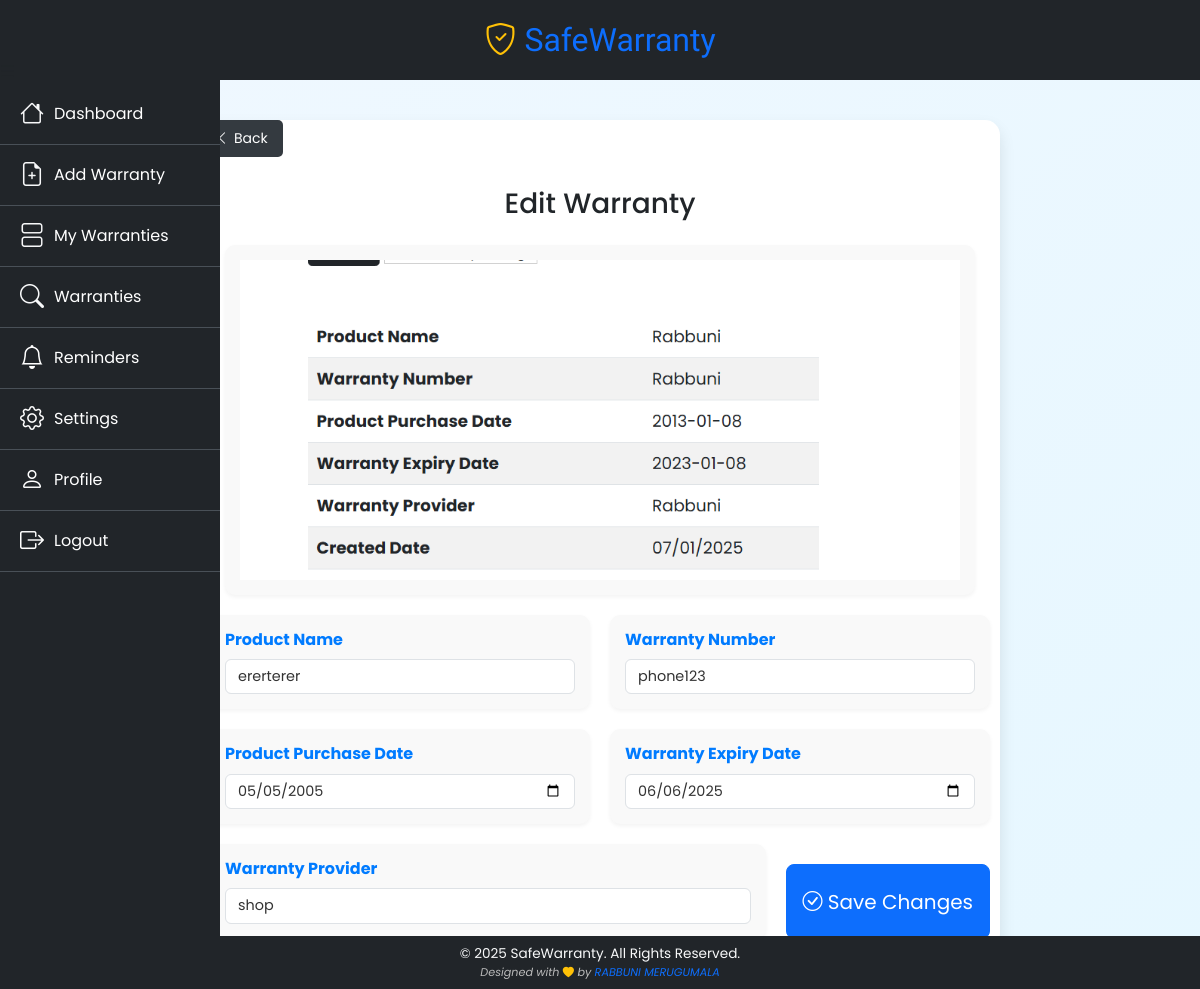
Screenshot of /warranty/edit_warranty/1 (signed in) with the database file from the repository.
### models/__init__.py (models this page shows, shortened)
class WarrantyCard(db.Model):
    __tablename__ = 'warranty_card'
    id = db.Column(db.Integer, primary_key=True)
    image = db.Column(db.String(200), nullable=True)  # Path to the uploaded image
    product_name = db.Column(db.String(100), nullable=False)
    warranty_number = db.Column(db.String(80), unique=True, nullable=False)
    product_purchase_date = db.Column(db.Date(), nullable=False)
    warranty_expiry_date = db.Column(db.Date(), nullable=False)
    warranty_provider = db.Column(db.String(500))
    created_at = db.Column(db.DateTime(timezone=True), server_default=func.now())
    updated_at = db.Column(db.DateTime(timezone=True), server_default=func.now())
    category_id = db.Column(db.Integer, db.ForeignKey('category.id'), nullable=True)
    subcategory_id = db.Column(db.Integer, db.ForeignKey('subcategory.id'), nullable=True)
    category = db.relationship('Category', backref='warranties')
    subcategory = db.relationship('Subcategory', backref='warranties')
    user_id = db.Column(db.Integer, db.ForeignKey('user.id'))
    user = db.relationship('User', backref='user_warranties')  # Changed 'warranties' to 'user_warranties'

### warranty_mgmt/routes.py (the view, shortened to what this page needs)
@warranty_mgmt.route('/edit_warranty/<int:warranty_id>', methods=['GET', 'POST'])
@login_required
def edit_warranty(warranty_id):
    warranty = WarrantyCard.query.get_or_404(warranty_id)
    if warranty.user_id != current_user.id:
        flash("You do not have permission to edit this warranty.", "danger")
        return redirect(url_for('warranty_mgmt.get_warranties'))
    form = EditWarrantyCard(request.form)
    existing_image_url = url_for('static', filename=f'uploads/{warranty.image}') if warranty.image else None
    return render_template('warranty_mgmt/edit_warranty.html', form=form, existing_image_url=existing_image_url,
                           warranty=warranty)

### schemas/__init__.py
class EditWarrantyCard(Form):
    image = FileField('Product Image')
    product_name = StringField('first_name', [validators.Length(min=2, max=50), validators.DataRequired()])
    warranty_number = StringField('last_name', [validators.Length(min=2, max=50), validators.DataRequired()])
    product_purchase_date = DateField('product_purchase_date', format="%Y-%m-%d")
    warranty_expiry_date = DateField('warranty_expiry_date', format="%Y-%m-%d")
    warranty_provider = StringField('warranty_Provider', [validators.Length(min=4, max=50), validators.DataRequired()])

### main.py (called while the page is built)
@login_manager.user_loader
def load_user(user_id):
    return User.query.get(int(user_id))

@app.teardown_appcontext
def shutdown_session(exception=None):
    db.session.remove()

### templates/warranty_mgmt/edit_warranty.html (shortened to what this page needs)
{% extends 'base.html' %}
{% block content %}
<div class="main-container">
    <div class="main-card">
        <a href="{{ url_for('warranty_mgmt.get_warranties') }}" class="btn-back">
            <i class="bi bi-chevron-left"></i> Back
        </a>
        <div class="card-content">
            <h3 class="text-center mb-4">Edit Warranty</h3>
            <form method="POST" enctype="multipart/form-data">
                <div class="image-edit-container info-card">
                        <label for="image-upload" class="image-edit-label">
                            <img id="current-image"
                                 src="{{ url_for('static', filename=warranty.image) }}"
                                 alt="Current Image">
                        </label>
                    </div>
                <div class="info-section">
                    <div class="info-card">
                        <h6>Product Name</h6>
                        <input type="text" name="product_name"
                               value="{{ form.product_name.data or warranty.product_name }}" class="form-control"
                               required>
                    </div>
                    <div class="info-card">
                        <h6>Warranty Number</h6>
                        <input type="text" name="warranty_number"
                               value="{{ form.warranty_number.data or warranty.warranty_number }}" class="form-control"
                               required>
                    </div>
                    <div class="info-card">
                        <h6>Product Purchase Date</h6>
                        <input type="date" name="product_purchase_date"
                               value="{{ form.product_purchase_date.data or warranty.product_purchase_date }}"
                               class="form-control" required>
                    </div>
                    <div class="info-card">
                        <h6>Warranty Expiry Date</h6>
                        <input type="date" name="warranty_expiry_date"
                               value="{{ form.warranty_expiry_date.data or warranty.warranty_expiry_date }}"
                               class="form-control" required>
                    </div>
                    <div class="info-card">
                        <h6>Warranty Provider</h6>
                        <input type="text" name="warranty_provider"
                               value="{{ form.warranty_provider.data or warranty.warranty_provider }}"
                               class="form-control" required>
                    </div>
                    <div class="submit-button">
                        <button type="submit" class="btn btn-primary btn-lg">
                            <i class="bi bi-check-circle"></i> Save Changes
                        </button>
                    </div>
            </form>
        </div>
    </div>
</div>
{% endblock %}

### static/styles/style.css (style rules this page uses)
* { padding:0; margin:0; font-family: "Poppins", sans-serif; }
body { background: linear-gradient(to bottom right, #f0f8ff, #e6f7ff); font-family: 'Arial', sans-serif; }

### templates/layout/side_navbar.html (style rules this page uses)
body { overflow-x: hidden; margin: 0; }

### templates/warranty_mgmt/edit_warranty.html (style rules this page uses)
.main-container { display: flex; justify-content: center; align-items: center; padding: 40px; min-height: 100vh; }
.main-card { width: 100%; max-width: 800px; background-color: #ffffff; border-radius: 15px; box-shadow: 0 8px 16px rgba(0, 0, 0, 0.1); overflow: hidden; }
.card-content { padding: 10px; }
.info-section { display: flex; flex-wrap: wrap; gap: 20px; margin-top: 20px; }
.info-card { flex: 1 1 calc(50% - 20px); padding: 15px; background: #f9f9f9; border-radius: 10px; box-shadow: 0 2px 4px rgba(0, 0, 0, 0.05); transition: transform 0.3s ease, box-shadow 0.3s ease; }
.info-card h6 { margin: 0 0 10px; font-size: 1rem; font-weight: bold; color: #007bff; }
.info-card p, .info-card input, .info-card select { font-size: 0.9rem; color: #333; width: 100%; }
.btn-back { display: inline-flex; align-items: center; margin-bottom: 20px; padding: 8px 15px; font-size: 14px; color: #fff; background-color: #343a40; border: none; border-radius: 5px; text-decoration: none; transition: background-color 0.3s ease; }
.btn-back i { margin-right: 5px; }
.submit-button { margin-top: 20px; display: flex; justify-content: center; }
.image-edit-container { position: relative; width: 750px; height: 350px; margin: 20px auto; }
.image-edit-label { display: block; width: 100%; height: 100%; cursor: pointer; position: relative;  overflow: hidden; }
.image-edit-label img { width: 100%; height: 100%; object-fit: cover;  }

### rows the page displays
WarrantyCard: image (picture), product_name "ererterer", warranty_number "phone123", product_purchase_date "05/05/2005", warranty_expiry_date "06/06/2025", warranty_provider "shop"
